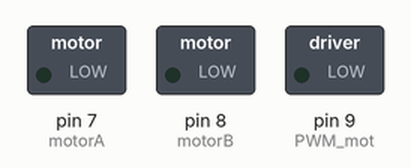
A sketch run on a simulated Arduino Uno, built with avr-gcc and run on an emulated ATmega328P. On the bench: switched loads named in the sketch (green lamp = pin HIGH).

Above: at 0.5 s.
At 2.5 s:
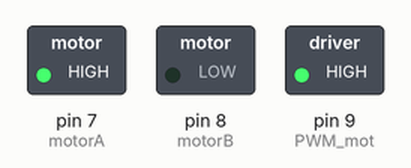
At 4.5 s:
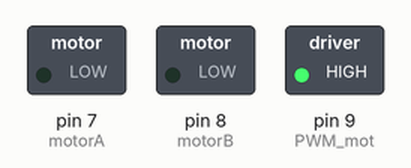
At 6.5 s:
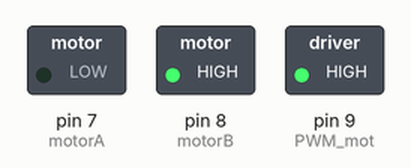
Timing chart, 0 to 9.2 s (numbered marks = the images above):
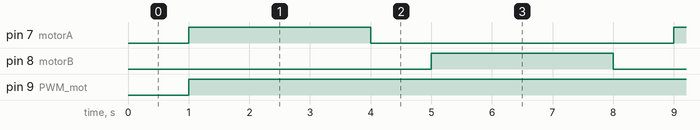

The sketch:

dc_moter_with_driverIC2.ino
```cpp
// モーター制御
const int motorA = 7;//in1
const int motorB = 8;//in2
const int PWM_mot = 9;//PWM用、ここで速度を調整する
void setup(){
  pinMode(motorA,OUTPUT); //信号用ピン
  pinMode(motorB,OUTPUT); //信号用ピン
}

void loop(){
    digitalWrite(motorA,LOW);
    digitalWrite(motorB,LOW);
    delay(1000);
    digitalWrite(motorA,HIGH);
    digitalWrite(motorB,LOW);
    analogWrite(PWM_mot,1000);
    delay(3000);
    digitalWrite(motorA,LOW);
    digitalWrite(motorB,LOW);
    delay(1000);
    digitalWrite(motorA,LOW);
    digitalWrite(motorB,HIGH);
    analogWrite(PWM_mot,1000);
    delay(3000);
}
```

Measured:
- by itself, pin 7 (motorA), pin 8 (motorB): alternates HIGH for 3.0 s and LOW for 5.0 s
- by itself, pin 9 (PWM_mot): LOW → HIGH at 1.0 s
- by itself, everything shown: repeats every 8.0 s, in 4 steps
